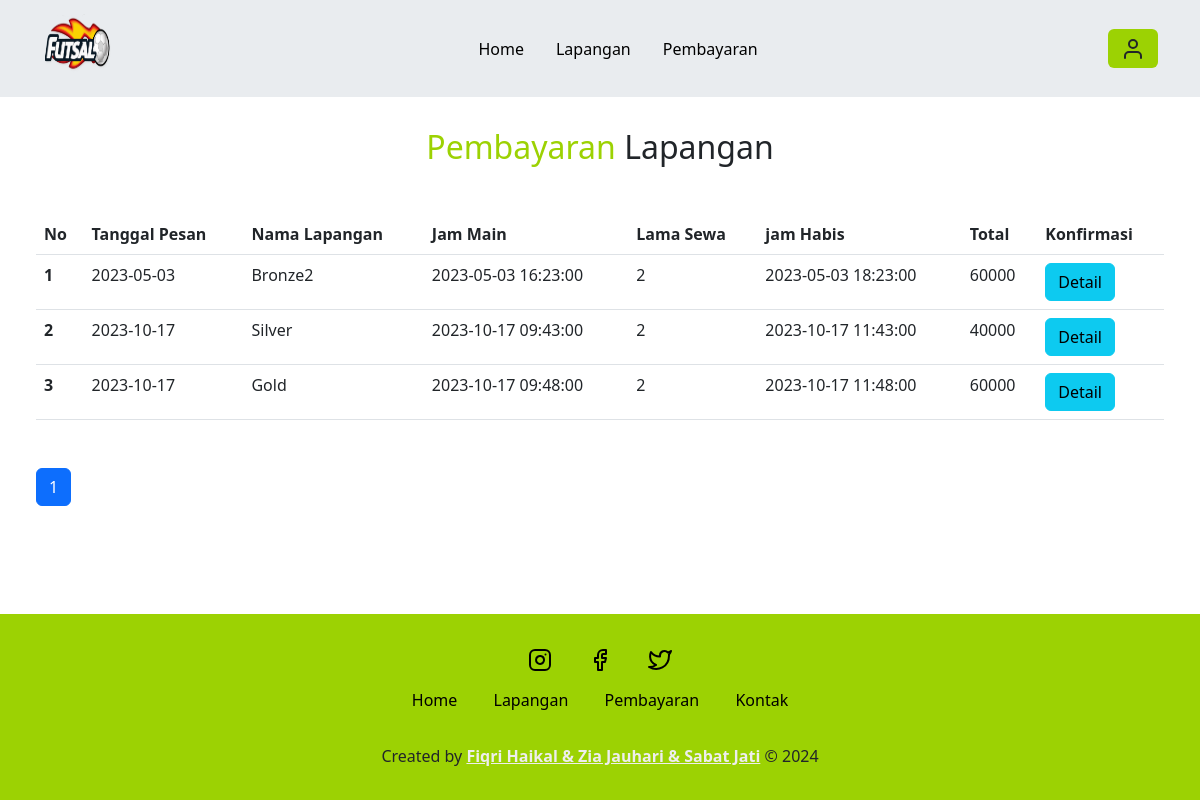
/sportfutsal/user/bayar.php (signed in), run on the app's committed database.
### tables this page shows
CREATE TABLE `sewa` (
  `id_sewa` int(11) NOT NULL,
  `id_user` int(11) NOT NULL,
  `id_lapangan` int(11) NOT NULL,
  `tanggal_pesan` date NOT NULL DEFAULT current_timestamp(),
  `lama_sewa` int(11) NOT NULL,
  `jam_mulai` datetime NOT NULL,
  `jam_habis` datetime NOT NULL,
  `harga` int(11) NOT NULL,
  `total` int(11) NOT NULL
);

CREATE TABLE `lapangan` (
  `id_lapangan` int(11) NOT NULL,
  `nama` varchar(35) NOT NULL,
  `keterangan` text NOT NULL,
  `harga` int(11) NOT NULL,
  `foto` text NOT NULL
);

### sportfutsal/functions.php (called while the page is built, shortened)
<?php
$conn = mysqli_connect("localhost", "root", "", "putsalan");
function query($query)
{
  global $conn;
  $result = mysqli_query($conn, $query);
  $rows = [];
  while ($row = mysqli_fetch_assoc($result)) {
    $rows[] = $row;
  }
  return $rows;
}

### sportfutsal/user/bayar.php (the view, shortened to what this page needs)
<?php
require "../functions.php";
$id_user = $_SESSION["id_user"];
$jmlHalamanPerData = 5;
$jumlahData = count(query("SELECT sewa.*, lapangan.nama, bayar.bukti, bayar.konfirmasi
FROM sewa
JOIN lapangan ON sewa.id_lapangan = lapangan.id_lapangan
left JOIN bayar ON sewa.id_sewa = bayar.id_sewa
WHERE sewa.id_user = '$id_user'"));
$jmlHalaman = ceil($jumlahData / $jmlHalamanPerData);
if (isset($_GET["halaman"])) {
  $halamanAktif = $_GET["halaman"];
} else {
  $halamanAktif = 1;
}
$awalData = ($jmlHalamanPerData * $halamanAktif) - $jmlHalamanPerData;
$sewa = query("SELECT sewa.*, lapangan.nama, bayar.bukti, bayar.konfirmasi
FROM sewa
JOIN lapangan ON sewa.id_lapangan = lapangan.id_lapangan
left JOIN bayar ON sewa.id_sewa = bayar.id_sewa
WHERE sewa.id_user = '$id_user' LIMIT $awalData, $jmlHalamanPerData");
?>
<!doctype html>
<html lang="en">
<head>
  <link rel="stylesheet" href="../style.css">
  <link href="https://cdn.jsdelivr.net/npm/bootstrap@5.3.0-alpha3/dist/css/bootstrap.min.css" rel="stylesheet">
</head>
<body>
  <div class="container ">
    <nav class="navbar fixed-top bg-body-secondary navbar-expand-lg">
      <div class="container">
        <a class="navbar-brand" href="#">
          <img src="../logo.png" alt="Logo" width="70" height="70" class="d-inline-block align-text-top">
        </a>
        <div class="collapse navbar-collapse" id="navbarSupportedContent">
          <ul class="navbar-nav mx-auto mb-2 mb-lg-0">
            <li class="nav-item ">
              <a class="nav-link active" aria-current="page" href="../index.php">Home</a>
            </li>
            <li class="nav-item">
              <a class="nav-link active" aria-current="page" href="lapangan.php">Lapangan</a>
            </li>
            <li class="nav-item">
              <a class="nav-link active" aria-current="page" href="bayar.php">Pembayaran</a>
            </li>
          </ul>
          <?php
          if (isset($_SESSION['id_user'])) {
            echo '<a href="" data-bs-toggle="modal" data-bs-target="#profilModal" class="btn btn-inti"><i data-feather="user"></i></a>';
          } else {
            echo '<a href="login.php" class="btn btn-inti" type="submit">Login</a>';
          }
          ?>
        </div>
      </div>
    </nav>
  </div>
  <section class="lapangan mb-5" id="lapangan">
    <div class="container-fluid">
      <h2 class="text-head"><span>Pembayaran</span> Lapangan </h2>
      <form action="" method="post" enctype="multipart/form-data" class="px-4">
        <table class="table my-5">
          <thead>
            <tr>
              <th scope="col">No</th>
              <th scope="col">Tanggal Pesan</th>
              <th scope="col">Nama Lapangan</th>
              <th scope="col">Jam Main</th>
              <th scope="col">Lama Sewa</th>
              <th scope="col">jam Habis</th>
              <th scope="col">Total</th>
              <th scope="col">Konfirmasi</th>
            </tr>
          </thead>
          <tbody>
            <?php $i = 1; ?>
            <?php foreach ($sewa as $row) : ?>
              <tr>
                <th scope="row"><?= $i++; ?></th>
                <td><?= $row["tanggal_pesan"] ?></td>
                <td><?= $row["nama"] ?></td>
                <td><?= $row["jam_mulai"] ?></td>
                <td><?= $row["lama_sewa"] ?></td>
                <td><?= $row["jam_habis"] ?></td>
                <td><?= $row["total"] ?></td>
                <td>
                  <?php
                  if ($row["konfirmasi"] == "Sudah Bayar" || $row["konfirmasi"] == "Terkonfirmasi") {
                    echo '<button type="button" class="btn btn-info" data-bs-toggle="modal" data-bs-target="#detailModal' . $row["id_sewa"] . '">Detail</button> ';
                  } else {
                    echo '<button type="button" class="btn btn-inti" data-bs-toggle="modal" data-bs-target="#bayarModal' . $row["id_sewa"] . '">Bayar</button>
<a href="" data-bs-toggle="modal" data-bs-target="#hapusModal' . $row["id_sewa"] . '" class="btn btn-danger">Hapus</a>';
                  }
                  ?>
                </td>
              </tr>
            <?php endforeach; ?>
          </tbody>
        </table>
        <ul class="pagination">
          <?php for ($i = 1; $i <= $jmlHalaman; $i++) : ?>
            <?php if ($i == $halamanAktif) : ?>
              <li class="page-item active"><a class="page-link" href="?halaman=<?= $i; ?>"><?= $i; ?></a></li>
            <?php else : ?>
              <li class="page-item "><a class="page-link" href="?halaman=<?= $i; ?>"><?= $i; ?></a></li>
            <?php endif; ?>
          <?php endfor; ?>
        </ul>
      </form>
    </div>
  </section>
  <footer class="fixed-bottom py-3 mt-5">
    <div class="social">
      <a href="#"><i data-feather="instagram"></i></a>
      <a href="#"><i data-feather="facebook"></i></a>
      <a href="#"><i data-feather="twitter"></i></a>
    </div>
    <div class="links">
      <a href="#home">Home</a>
      <a href="#about">Lapangan</a>
      <a href="#menu">Pembayaran</a>
      <a href="#contact">Kontak</a>
    </div>
    <div class="credit">
      <p>Created by <a href="#">Fiqri Haikal & Zia Jauhari & Sabat Jati</a> &copy; 2024</p>
    </div>
  </footer>
</body>
</html>

### sportfutsal/style.css (style rules this page uses)
:root { --primary: #9cd203; --hover: #79a300; --bg: #eeeeee; }
.text-head { margin-top: 8rem; }
.btn-inti { background-color: var(--primary) !important; }
.nav-item { margin: 3px !important; padding: 5px; }
.about h2, .pembayaran h2, .contact h2, .lapangan h2 { text-align: center; font-size: 2rem; margin-bottom: 3rem; }
.about h2 span, .pembayaran h2 span, .contact h2 span, .lapangan h2 span { color: var(--primary); }
footer { background-color: var(--primary); text-align: center; margin-top: 3rem; padding-bottom: 3rem; }
footer .social { padding: 1rem 0; }
footer .social a { color: black; margin: 1rem; }
footer .links { margin-bottom: 2rem; }
footer .links a { color: black; padding: 0.7rem 1rem; text-decoration: none; }
footer .credit a { color: var(--bg); font-weight: 700; }

### data on the page
sewa: tanggal_pesan "2023-05-03", id_lapangan.nama "Bronze2", jam_mulai "2023-05-03 16:23:00", lama_sewa "2", jam_habis "2023-05-03 18:23:00", total "60000"
sewa: tanggal_pesan "2023-10-17", id_lapangan.nama "Silver", jam_mulai "2023-10-17 09:43:00", lama_sewa "2", jam_habis "2023-10-17 11:43:00", total "40000"
sewa: tanggal_pesan "2023-10-17", id_lapangan.nama "Gold", jam_mulai "2023-10-17 09:48:00", lama_sewa "2", jam_habis "2023-10-17 11:48:00", total "60000"
